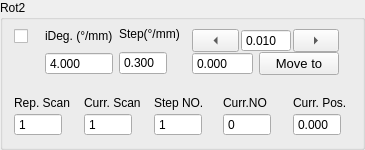
                 <widget class="QGroupBox" name="rotary2Group">
                  <property name="sizePolicy">
                   <sizepolicy hsizetype="Expanding" vsizetype="Maximum">
                    <horstretch>0</horstretch>
                    <verstretch>0</verstretch>
                   </sizepolicy>
                  </property>
                  <property name="title">
                   <string>Rot2</string>
                  </property>
                  <layout class="QGridLayout" name="gridLayout_20">
                   <property name="topMargin">
                    <number>0</number>
                   </property>
                   <item row="0" column="0">
                    <layout class="QVBoxLayout" name="verticalLayout_82">
                     <property name="spacing">
                      <number>12</number>
                     </property>
                     <item>
                      <layout class="QHBoxLayout" name="horizontalLayout_44" stretch="1,2,0,0">
                       <property name="spacing">
                        <number>6</number>
                       </property>
                       <property name="rightMargin">
                        <number>6</number>
                       </property>
                       <item>
                        <layout class="QVBoxLayout" name="verticalLayout_80">
                         <property name="spacing">
                          <number>6</number>
                         </property>
                         <property name="topMargin">
                          <number>0</number>
                         </property>
                         <item>
                          <widget class="QCheckBox" name="activeRot2">
                           <property name="sizePolicy">
                            <sizepolicy hsizetype="Expanding" vsizetype="Preferred">
                             <horstretch>0</horstretch>
                             <verstretch>0</verstretch>
                            </sizepolicy>
                           </property>
                           <property name="toolTip">
                            <string>Active Instrument?</string>
                           </property>
                           <property name="text">
                            <string />
                           </property>
                           <property name="checked">
                            <bool>false</bool>
                           </property>
                           <property name="mytype" stdset="0">
                            <string>checkbox</string>
                           </property>
                          </widget>
                         </item>
                         <item>
                          <widget class="LedIndicator" name="rotary2Led" native="true">
                           <property name="sizePolicy">
                            <sizepolicy hsizetype="Fixed" vsizetype="Fixed">
                             <horstretch>0</horstretch>
                             <verstretch>0</verstretch>
                            </sizepolicy>
                           </property>
                           <property name="minimumSize">
                            <size>
                             <width>25</width>
                             <height>25</height>
                            </size>
                           </property>
                           <property name="maximumSize">
                            <size>
                             <width>25</width>
                             <height>25</height>
                            </size>
                           </property>
                           <property name="baseSize">
                            <size>
                             <width>0</width>
                             <height>0</height>
                            </size>
                           </property>
                           <property name="mytype" stdset="0">
                            <string>led</string>
                           </property>
                          </widget>
                         </item>
                        </layout>
                       </item>
                       <item>
                        <layout class="QVBoxLayout" name="verticalLayout_38">
                         <property name="spacing">
                          <number>0</number>
                         </property>
                         <property name="leftMargin">
                          <number>0</number>
                         </property>
                         <property name="rightMargin">
                          <number>0</number>
                         </property>
                         <item>
                          <widget class="QLabel" name="label_36">
                           <property name="sizePolicy">
                            <sizepolicy hsizetype="Expanding" vsizetype="Fixed">
                             <horstretch>0</horstretch>
                             <verstretch>0</verstretch>
                            </sizepolicy>
                           </property>
                           <property name="maximumSize">
                            <size>
                             <width>16777215</width>
                             <height>16777215</height>
                            </size>
                           </property>
                           <property name="text">
                            <string>iDeg. (°/mm)</string>
                           </property>
                           <property name="mytype" stdset="0">
                            <string>label</string>
                           </property>
                          </widget>
                         </item>
                         <item>
                          <widget class="QDoubleSpinBox" name="iRot2">
                           <property name="sizePolicy">
                            <sizepolicy hsizetype="Expanding" vsizetype="Fixed">
                             <horstretch>0</horstretch>
                             <verstretch>0</verstretch>
                            </sizepolicy>
                           </property>
                           <property name="maximumSize">
                            <size>
                             <width>16777215</width>
                             <height>16777215</height>
                            </size>
                           </property>
                           <property name="buttonSymbols">
                            <enum>QAbstractSpinBox::ButtonSymbols::NoButtons</enum>
                           </property>
                           <property name="decimals">
                            <number>3</number>
                           </property>
                           <property name="value">
                            <double>4.000000000000000</double>
                           </property>
                          </widget>
                         </item>
                        </layout>
                       </item>
                       <item>
                        <layout class="QVBoxLayout" name="verticalLayout_41">
                         <property name="spacing">
                          <number>3</number>
                         </property>
                         <item>
                          <widget class="QLabel" name="label_35">
                           <property name="sizePolicy">
                            <sizepolicy hsizetype="Expanding" vsizetype="Fixed">
                             <horstretch>0</horstretch>
                             <verstretch>0</verstretch>
                            </sizepolicy>
                           </property>
                           <property name="text">
                            <string>Step(°/mm)</string>
                           </property>
                           <property name="mytype" stdset="0">
                            <string>label</string>
                           </property>
                          </widget>
                         </item>
                         <item>
                          <widget class="QDoubleSpinBox" name="rotary2Step">
                           <property name="sizePolicy">
                            <sizepolicy hsizetype="Expanding" vsizetype="Fixed">
                             <horstretch>0</horstretch>
                             <verstretch>0</verstretch>
                            </sizepolicy>
                           </property>
                           <property name="maximumSize">
                            <size>
                             <width>48</width>
                             <height>24</height>
                            </size>
                           </property>
                           <property name="buttonSymbols">
                            <enum>QAbstractSpinBox::ButtonSymbols::NoButtons</enum>
                           </property>
                           <property name="decimals">
                            <number>3</number>
                           </property>
                           <property name="value">
                            <double>0.300000000000000</double>
                           </property>
                          </widget>
                         </item>
                        </layout>
                       </item>
                       <item>
                        <widget class="QFrame" name="rotary3Manual_2">
                         <property name="mytype" stdset="0">
                          <string>inst_manu</string>
                         </property>
                         <layout class="QVBoxLayout" name="verticalLayout_56">
                          <property name="spacing">
                           <number>0</number>
                          </property>
                          <property name="leftMargin">
                           <number>6</number>
                          </property>
                          <property name="rightMargin">
                           <number>6</number>
                          </property>
                          <item>
                           <layout class="QHBoxLayout" name="horizontalLayout_22">
                            <property name="spacing">
                             <number>2</number>
                            </property>
                            <item>
                             <widget class="QToolButton" name="rot2JogL">
                              <property name="sizePolicy">
                               <sizepolicy hsizetype="Expanding" vsizetype="Fixed">
                                <horstretch>0</horstretch>
                                <verstretch>0</verstretch>
                               </sizepolicy>
                              </property>
                              <property name="minimumSize">
                               <size>
                                <width>32</width>
                                <height>0</height>
                               </size>
                              </property>
                              <property name="text">
                               <string>...</string>
                              </property>
                              <property name="arrowType">
                               <enum>Qt::ArrowType::LeftArrow</enum>
                              </property>
                              <property name="mytype" stdset="0">
                               <string>arrowbutton</string>
                              </property>
                             </widget>
                            </item>
                            <item>
                             <widget class="QDoubleSpinBox" name="rotary2JogStep">
                              <property name="sizePolicy">
                               <sizepolicy hsizetype="Preferred" vsizetype="Preferred">
                                <horstretch>0</horstretch>
                                <verstretch>0</verstretch>
                               </sizepolicy>
                              </property>
                              <property name="maximumSize">
                               <size>
                                <width>50</width>
                                <height>24</height>
                               </size>
                              </property>
                              <property name="buttonSymbols">
                               <enum>QAbstractSpinBox::ButtonSymbols::NoButtons</enum>
                              </property>
                              <property name="decimals">
                               <number>3</number>
                              </property>
                              <property name="minimum">
                               <double>-50.000000000000000</double>
                              </property>
                              <property name="maximum">
                               <double>210.000000000000000</double>
                              </property>
                              <property name="value">
                               <double>0.010000000000000</double>
                              </property>
                             </widget>
                            </item>
                            <item>
                             <widget class="QToolButton" name="rot2JogR">
                              <property name="sizePolicy">
                               <sizepolicy hsizetype="Expanding" vsizetype="Fixed">
                                <horstretch>0</horstretch>
                                <verstretch>0</verstretch>
                               </sizepolicy>
                              </property>
                              <property name="minimumSize">
                               <size>
                                <width>32</width>
                                <height>0</height>
                               </size>
                              </property>
                              <property name="text">
                               <string>...</string>
                              </property>
                              <property name="arrowType">
                               <enum>Qt::ArrowType::RightArrow</enum>
                              </property>
                              <property name="mytype" stdset="0">
                               <string>arrowbutton</string>
                              </property>
                             </widget>
                            </item>
                           </layout>
                          </item>
                          <item>
                           <layout class="QHBoxLayout" name="horizontalLayout_12">
                            <property name="spacing">
                             <number>6</number>
                            </property>
                            <item>
                             <widget class="QDoubleSpinBox" name="rot2SetPos">
                              <property name="sizePolicy">
                               <sizepolicy hsizetype="Fixed" vsizetype="Fixed">
                                <horstretch>0</horstretch>
                                <verstretch>0</verstretch>
                               </sizepolicy>
                              </property>
                              <property name="maximumSize">
                               <size>
                                <width>16777215</width>
                                <height>16777215</height>
                               </size>
                              </property>
                              <property name="buttonSymbols">
                               <enum>QAbstractSpinBox::ButtonSymbols::NoButtons</enum>
                              </property>
                              <property name="decimals">
                               <number>3</number>
                              </property>
                              <property name="maximum">
                               <double>1000.000000000000000</double>
                              </property>
                             </widget>
                            </item>
                            <item>
                             <widget class="QPushButton" name="rot2MoveTo">
                              <property name="sizePolicy">
                               <sizepolicy hsizetype="Preferred" vsizetype="Fixed">
                                <horstretch>0</horstretch>
                                <verstretch>0</verstretch>
                               </sizepolicy>
                              </property>
                              <property name="maximumSize">
                               <size>
                                <width>16777215</width>
                                <height>30</height>
                               </size>
                              </property>
                              <property name="font">
                               <font>
                                <pointsize>10</pointsize>
                               </font>
                              </property>
                              <property name="text">
                               <string>Move to</string>
                              </property>
                              <property name="mytype" stdset="0">
                               <string>clickable_button</string>
                              </property>
                             </widget>
                            </item>
                           </layout>
                          </item>
                         </layout>
                        </widget>
                       </item>
                      </layout>
                     </item>
                     <item>
                      <layout class="QHBoxLayout" name="horizontalLayout_15">
                       <item>
                        <layout class="QVBoxLayout" name="verticalLayout_94">
                         <property name="spacing">
                          <number>3</number>
                         </property>
                         <item>
                          <widget class="QLabel" name="label_61">
                           <property name="sizePolicy">
                            <sizepolicy hsizetype="Expanding" vsizetype="Fixed">
                             <horstretch>0</horstretch>
                             <verstretch>0</verstretch>
                            </sizepolicy>
                           </property>
                           <property name="text">
                            <string>Rep. Scan</string>
                           </property>
                           <property name="mytype" stdset="0">
                            <string>label</string>
                           </property>
                          </widget>
                         </item>
                         <item>
                          <widget class="QSpinBox" name="ScanRepNO_R2">
                           <property name="sizePolicy">
                            <sizepolicy hsizetype="Expanding" vsizetype="Fixed">
                             <horstretch>0</horstretch>
                             <verstretch>0</verstretch>
                            </sizepolicy>
                           </property>
                           <property name="maximumSize">
                            <size>
                             <width>48</width>
                             <height>24</height>
                            </size>
                           </property>
                           <property name="buttonSymbols">
                            <enum>QAbstractSpinBox::ButtonSymbols::NoButtons</enum>
                           </property>
                           <property name="maximum">
                            <number>10000</number>
                           </property>
                           <property name="value">
                            <number>1</number>
                           </property>
                          </widget>
                         </item>
                        </layout>
                       </item>
                       <item>
                        <layout class="QVBoxLayout" name="verticalLayout_95">
                         <property name="spacing">
                          <number>3</number>
                         </property>
                         <item>
                          <widget class="QLabel" name="label_62">
                           <property name="sizePolicy">
                            <sizepolicy hsizetype="Expanding" vsizetype="Fixed">
                             <horstretch>0</horstretch>
                             <verstretch>0</verstretch>
                            </sizepolicy>
                           </property>
                           <property name="text">
                            <string>Curr. Scan</string>
                           </property>
                           <property name="mytype" stdset="0">
                            <string>label</string>
                           </property>
                          </widget>
                         </item>
                         <item>
                          <widget class="QSpinBox" name="Rot2CurrScan">
                           <property name="sizePolicy">
                            <sizepolicy hsizetype="Expanding" vsizetype="Fixed">
                             <horstretch>0</horstretch>
                             <verstretch>0</verstretch>
                            </sizepolicy>
                           </property>
                           <property name="maximumSize">
                            <size>
                             <width>48</width>
                             <height>24</height>
                            </size>
                           </property>
                           <property name="buttonSymbols">
                            <enum>QAbstractSpinBox::ButtonSymbols::NoButtons</enum>
                           </property>
                           <property name="maximum">
                            <number>10000</number>
                           </property>
                           <property name="value">
                            <number>1</number>
                           </property>
                          </widget>
                         </item>
                        </layout>
                       </item>
                       <item>
                        <layout class="QVBoxLayout" name="verticalLayout_40">
                         <property name="spacing">
                          <number>3</number>
                         </property>
                         <item>
                          <widget class="QLabel" name="label_34">
                           <property name="sizePolicy">
                            <sizepolicy hsizetype="Expanding" vsizetype="Fixed">
                             <horstretch>0</horstretch>
                             <verstretch>0</verstretch>
                            </sizepolicy>
                           </property>
                           <property name="text">
                            <string>Step NO.</string>
                           </property>
                           <property name="mytype" stdset="0">
                            <string>label</string>
                           </property>
                          </widget>
                         </item>
                         <item>
                          <widget class="QSpinBox" name="rotary2StepNO">
                           <property name="sizePolicy">
                            <sizepolicy hsizetype="Expanding" vsizetype="Fixed">
                             <horstretch>0</horstretch>
                             <verstretch>0</verstretch>
                            </sizepolicy>
                           </property>
                           <property name="maximumSize">
                            <size>
                             <width>48</width>
                             <height>24</height>
                            </size>
                           </property>
                           <property name="buttonSymbols">
                            <enum>QAbstractSpinBox::ButtonSymbols::NoButtons</enum>
                           </property>
                           <property name="maximum">
                            <number>10000</number>
                           </property>
                           <property name="value">
                            <number>1</number>
                           </property>
                          </widget>
                         </item>
                        </layout>
                       </item>
                       <item>
                        <layout class="QVBoxLayout" name="verticalLayout_47">
                         <property name="spacing">
                          <number>3</number>
                         </property>
                         <item>
                          <widget class="QLabel" name="label_50">
                           <property name="sizePolicy">
                            <sizepolicy hsizetype="Expanding" vsizetype="Fixed">
                             <horstretch>0</horstretch>
                             <verstretch>0</verstretch>
                            </sizepolicy>
                           </property>
                           <property name="text">
                            <string>Curr.NO</string>
                           </property>
                           <property name="mytype" stdset="0">
                            <string>label</string>
                           </property>
                          </widget>
                         </item>
                         <item>
                          <widget class="QSpinBox" name="rotary2CurrStepNO">
                           <property name="sizePolicy">
                            <sizepolicy hsizetype="Expanding" vsizetype="Fixed">
                             <horstretch>0</horstretch>
                             <verstretch>0</verstretch>
                            </sizepolicy>
                           </property>
                           <property name="maximumSize">
                            <size>
                             <width>48</width>
                             <height>24</height>
                            </size>
                           </property>
                           <property name="buttonSymbols">
                            <enum>QAbstractSpinBox::ButtonSymbols::NoButtons</enum>
                           </property>
                           <property name="maximum">
                            <number>10000</number>
                           </property>
                           <property name="mytype" stdset="0">
                            <string>intNO</string>
                           </property>
                          </widget>
                         </item>
                        </layout>
                       </item>
                       <item>
                        <layout class="QVBoxLayout" name="verticalLayout_39">
                         <property name="spacing">
                          <number>3</number>
                         </property>
                         <item>
                          <widget class="QLabel" name="label_17">
                           <property name="sizePolicy">
                            <sizepolicy hsizetype="Expanding" vsizetype="Fixed">
                             <horstretch>0</horstretch>
                             <verstretch>0</verstretch>
                            </sizepolicy>
                           </property>
                           <property name="text">
                            <string>Curr. Pos.</string>
                           </property>
                           <property name="mytype" stdset="0">
                            <string>label</string>
                           </property>
                          </widget>
                         </item>
                         <item>
                          <widget class="QDoubleSpinBox" name="rot2CurrPos">
                           <property name="sizePolicy">
                            <sizepolicy hsizetype="Expanding" vsizetype="Fixed">
                             <horstretch>0</horstretch>
                             <verstretch>0</verstretch>
                            </sizepolicy>
                           </property>
                           <property name="maximumSize">
                            <size>
                             <width>48</width>
                             <height>24</height>
                            </size>
                           </property>
                           <property name="buttonSymbols">
                            <enum>QAbstractSpinBox::ButtonSymbols::NoButtons</enum>
                           </property>
                           <property name="decimals">
                            <number>3</number>
                           </property>
                           <property name="minimum">
                            <double>-10.000000000000000</double>
                           </property>
                           <property name="maximum">
                            <double>1000.000000000000000</double>
                           </property>
                          </widget>
                         </item>
                        </layout>
                       </item>
                      </layout>
                     </item>
                    </layout>
                   </item>
                  </layout>
                 </widget>
